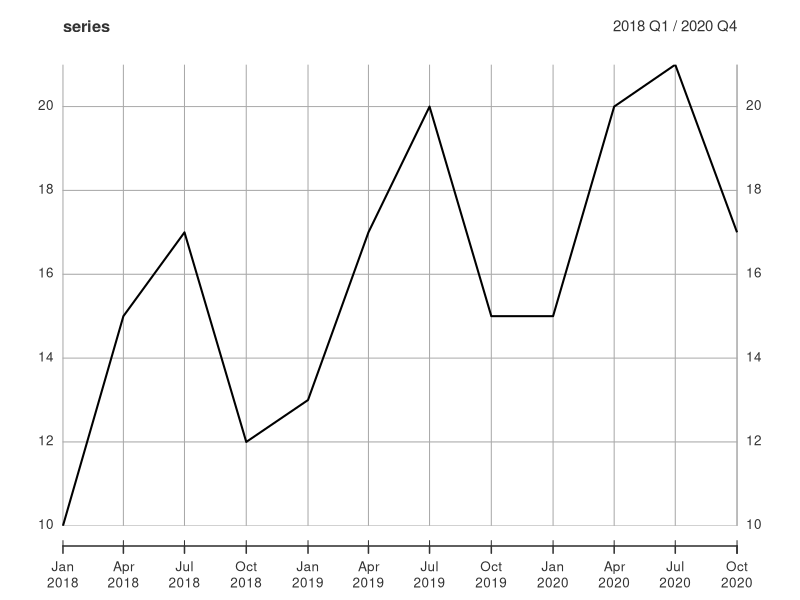

This chart was generated by the following R code:
## Load the libraries
library(xts)

## Lubridate provides the as.yearqrt function
## to convert dates to quarter of the year
library(lubridate)

# a)
## The values of the series
values <- c(10, 15, 17, 12, 13, 17, 20, 15, 15, 20, 21, 17)

## The values are observed for each quarter from 2018 Q1 to 2020 Q4
## seq.dates creates a sequence of dates starting from
## the 1st of January 2018
## The length.out argument instructs it to create a sequence with
## length equal to the number of elements in "values"

dates <- seq.Date(
  as.Date('2018-01-01'), 
  length.out = length(values),
  by = 'quarter'
)
## Print the dates object and look at its content

## Now we create the time index for the series.
timeIndex <- as.yearqtr(dates)

## This creates the xts object
series <- xts(values, order.by = timeIndex)

#b)
plot(series)

# c)
## Compute the two centered moving averages "by hand"

m3 <- (0.5 * 10 + 15 + 17 + 12 + 0.5 * 13) / 4
## or alternatively

(mean(series[1:4]) + mean(series[2:5])) / 2

m4 <- (0.5 * 15 + 17 + 12 + 13 + 0.5 * 17) / 4
## or alternatively 
(mean(series[2:5]) + mean(series[3:6])) / 2

## Compute the whole moving average series by using decompose

decomp <- decompose(as.ts(series))
## The result of the moving average smoothing is available
## under $trend 
